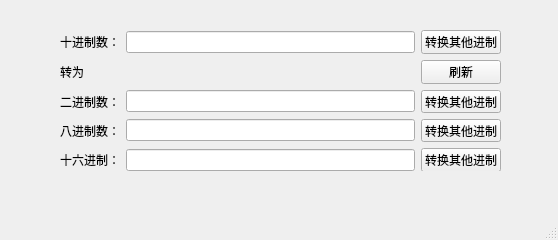
<?xml version="1.0" encoding="UTF-8"?>
<ui version="4.0">
 <class>MainWindow</class>
 <widget class="QMainWindow" name="MainWindow">
  <property name="geometry">
   <rect>
    <x>0</x>
    <y>0</y>
    <width>558</width>
    <height>240</height>
   </rect>
  </property>
  <property name="windowTitle">
   <string>整数转换器</string>
  </property>
  <widget class="QWidget" name="centralwidget">
   <widget class="QWidget" name="gridLayoutWidget">
    <property name="geometry">
     <rect>
      <x>60</x>
      <y>30</y>
      <width>441</width>
      <height>141</height>
     </rect>
    </property>
    <layout class="QGridLayout" name="gridLayout">
     <item row="3" column="1">
      <widget class="QLabel" name="label_3">
       <property name="text">
        <string>二进制数：</string>
       </property>
      </widget>
     </item>
     <item row="2" column="1">
      <widget class="QLabel" name="label_2">
       <property name="text">
        <string>转为</string>
       </property>
      </widget>
     </item>
     <item row="0" column="3">
      <widget class="QPushButton" name="DecConvert">
       <property name="text">
        <string>转换其他进制</string>
       </property>
      </widget>
     </item>
     <item row="3" column="3">
      <widget class="QPushButton" name="BinConvert">
       <property name="text">
        <string>转换其他进制</string>
       </property>
      </widget>
     </item>
     <item row="4" column="3">
      <widget class="QPushButton" name="OctalConvert">
       <property name="text">
        <string>转换其他进制</string>
       </property>
      </widget>
     </item>
     <item row="0" column="1">
      <widget class="QLabel" name="label">
       <property name="text">
        <string>十进制数：</string>
       </property>
      </widget>
     </item>
     <item row="4" column="2">
      <widget class="QLineEdit" name="OctalNum"/>
     </item>
     <item row="3" column="2">
      <widget class="QLineEdit" name="BinaryNum"/>
     </item>
     <item row="5" column="3">
      <widget class="QPushButton" name="HexConvert">
       <property name="text">
        <string>转换其他进制</string>
       </property>
      </widget>
     </item>
     <item row="0" column="2">
      <widget class="QLineEdit" name="DecimalNum"/>
     </item>
     <item row="5" column="1">
      <widget class="QLabel" name="label_5">
       <property name="text">
        <string>十六进制：</string>
       </property>
      </widget>
     </item>
     <item row="5" column="2">
      <widget class="QLineEdit" name="HexNum"/>
     </item>
     <item row="4" column="1">
      <widget class="QLabel" name="label_4">
       <property name="text">
        <string>八进制数：</string>
       </property>
      </widget>
     </item>
     <item row="2" column="3">
      <widget class="QPushButton" name="RefreshBtn">
       <property name="text">
        <string>刷新</string>
       </property>
      </widget>
     </item>
    </layout>
   </widget>
  </widget>
  <widget class="QMenuBar" name="menubar">
   <property name="geometry">
    <rect>
     <x>0</x>
     <y>0</y>
     <width>558</width>
     <height>22</height>
    </rect>
   </property>
  </widget>
  <widget class="QStatusBar" name="statusbar"/>
 </widget>
 <resources/>
 <connections/>
</ui>
